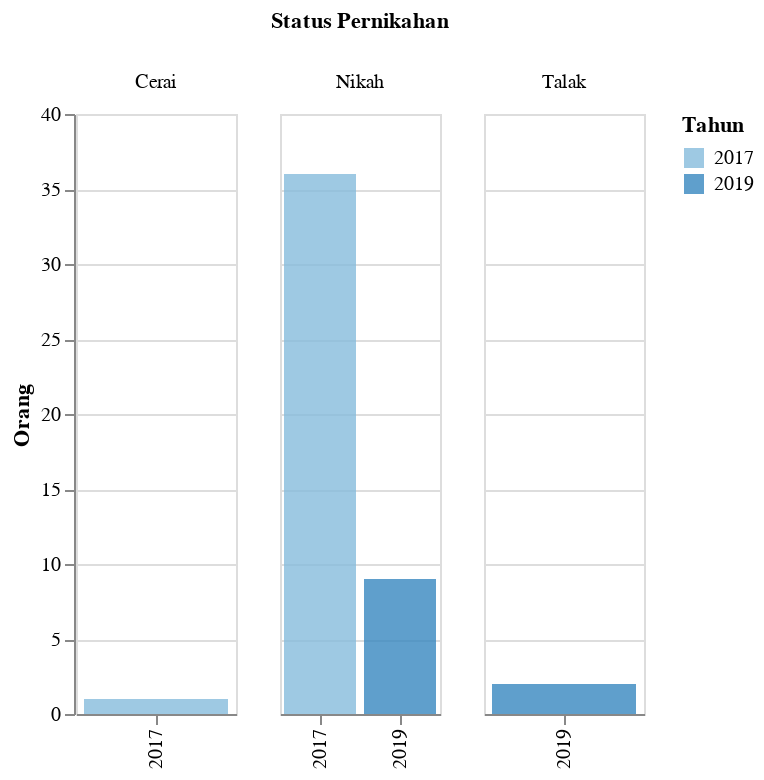

This figure's notebook cell:
### Markdown cell above
<h2> Status Pernikahan</h2>

### Code cell
df_8 = data('Status Pernikahan')
plot8 = plot_3(df_8,'Orang','Status Pernikahan',80)
plot8

### Figure 1 — Vega-Lite specification as saved in the notebook (floating-point values rounded to 4 significant figures)
{"config": {"view": {"continuousWidth": 400, "continuousHeight": 300}}, "data": {"name": "data-ad8b07959a626ac1ccee041f111d1f9f"}, "mark": {"type": "bar", "opacity": 0.8}, "encoding": {"color": {"condition": {"type": "ordinal", "field": "Tahun", "selection": "selector015"}, "value": "lightgray"}, "column": {"type": "nominal", "field": "Keterangan", "title": "Status Pernikahan"}, "tooltip": [{"type": "quantitative", "field": "Tahun"}, {"type": "nominal", "field": "Keterangan"}, {"type": "nominal", "field": "N"}, {"type": "nominal", "field": "Satuan"}], "x": {"type": "ordinal", "field": "Tahun", "title": ""}, "y": {"type": "quantitative", "axis": {"tickMinStep": 1}, "field": "N", "title": "Orang"}}, "resolve": {"scale": {"x": "independent"}}, "selection": {"selector015": {"type": "single", "encodings": ["x", "color"]}, "selector016": {"type": "interval", "bind": "scales", "encodings": ["x", "y"]}}, "width": 80, "$schema": "https://vega.github.io/schema/vega-lite/v4.8.1.json", "datasets": {"data-ad8b07959a626ac1ccee041f111d1f9f": [{"Tahun": 2017, "Kode": 1, "Data": "Kependudukan", "Kode Kategori": 1.11, "Kategori": "Status Pernikahan", "Keterangan": "Nikah", "N": "36", "Satuan": "Orang"}, {"Tahun": 2017, "Kode": 1, "Data": "Kependudukan", "Kode Kategori": 1.11, "Kategori": "Status Pernikahan", "Keterangan": "Talak", "N": null, "Satuan": "Orang"}, {"Tahun": 2017, "Kode": 1, "Data": "Kependudukan", "Kode Kategori": 1.11, "Kategori": "Status Pernikahan", "Keterangan": "Cerai", "N": "1", "Satuan": "Orang"}, {"Tahun": 2017, "Kode": 1, "Data": "Kependudukan", "Kode Kategori": 1.11, "Kategori": "Status Pernikahan", "Keterangan": "Rujuk", "N": null, "Satuan": "Orang"}, {"Tahun": 2019, "Kode": 1, "Data": "Kependudukan", "Kode Kategori": 1.11, "Kategori": "Status Pernikahan", "Keterangan": "Nikah", "N": 9.0, "Satuan": "Orang"}, {"Tahun": 2019, "Kode": 1, "Data": "Kependudukan", "Kode Kategori": 1.11, "Kategori": "Status Pernikahan", "Keterangan": "Talak", "N": 2.0, "Satuan": "Orang"}, {"Tahun": 2019, "Kode": 1, "Data": "Kependudukan", "Kode Kategori": 1.11, "Kategori": "Status Pernikahan", "Keterangan": "Cerai", "N": null, "Satuan": "Orang"}, {"Tahun": 2019, "Kode": 1, "Data": "Kependudukan", "Kode Kategori": 1.11, "Kategori": "Status Pernikahan", "Keterangan": "Rujuk", "N": null, "Satuan": "Orang"}]}}
